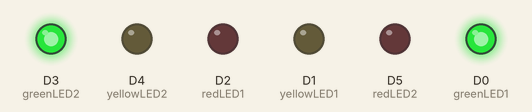
This sketch was run on a simulated ESP8266 (NodeMCU). Shown: output pins drawn as LEDs (lit = HIGH).

Above: at 0.15 s.
At 0.45 s:
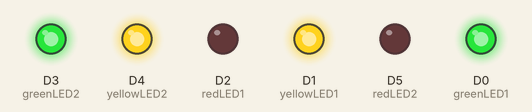
At 1.2 s:
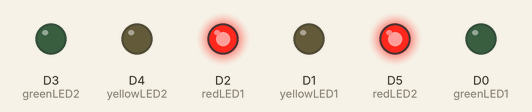
At 3.2 s:
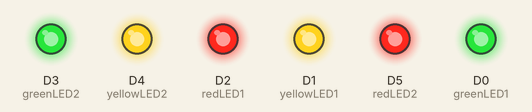
At 3.7 s:
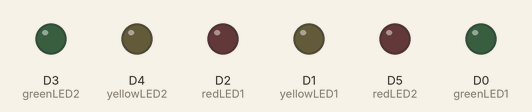
At 5.0 s:
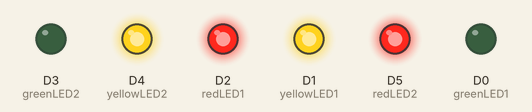
Timing chart, 0 to 5.3 s (numbered marks = the images above):
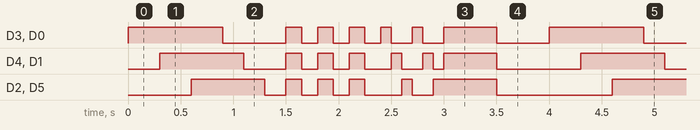

Measured:
- by itself, D3 (greenLED2), D0 (greenLED1): repeats every 4.0 s: LOW 0.60 s, 3 × (HIGH 0.15 s, LOW 0.15 s), 2 × (HIGH 0.10 s, LOW 0.20 s), HIGH 0.50 s, LOW 0.50 s, HIGH 0.90 s
- by itself, D2 (redLED1), D5 (redLED2): repeats every 4.0 s: LOW 0.20 s, 2 × (HIGH 0.15 s, LOW 0.15 s), HIGH 0.15 s, LOW 0.35 s, HIGH 0.10 s, LOW 0.20 s, HIGH 0.60 s, LOW 1.1 s, HIGH 0.70 s
- by itself, everything shown: repeats every 4.0 s, in 17 steps

The sketch:

Enam_led.ino
```cpp
const int greenLED1 = D0;
const int yellowLED1 = D1;
const int redLED1 = D2;
const int greenLED2 = D3;
const int yellowLED2 = D4;
const int redLED2 = D5;

void setup() {
  pinMode(greenLED1, OUTPUT);
  pinMode(yellowLED1, OUTPUT);
  pinMode(redLED1, OUTPUT);
  pinMode(greenLED2, OUTPUT);
  pinMode(yellowLED2, OUTPUT);
  pinMode(redLED2, OUTPUT);
}

void loop() {
  // Pola 1: Nyalakan semua LED satu per satu dengan jeda cepat
  digitalWrite(greenLED1, HIGH);
  digitalWrite(greenLED2, HIGH);
  delay(300);
  digitalWrite(yellowLED1, HIGH);
  digitalWrite(yellowLED2, HIGH);
  delay(300);
  digitalWrite(redLED1, HIGH);
  digitalWrite(redLED2, HIGH);
  delay(300);

  // Matikan semua LED satu per satu dengan jeda cepat
  digitalWrite(greenLED1, LOW);
  digitalWrite(greenLED2, LOW);
  delay(200);
  digitalWrite(yellowLED1, LOW);
  digitalWrite(yellowLED2, LOW);
  delay(200);
  digitalWrite(redLED1, LOW);
  digitalWrite(redLED2, LOW);
  delay(200);

  // Pola 2: Berkedip cepat semua LED bersamaan
  for (int i = 0; i < 3; i++) {
    digitalWrite(greenLED1, HIGH);
    digitalWrite(greenLED2, HIGH);
    digitalWrite(yellowLED1, HIGH);
    digitalWrite(yellowLED2, HIGH);
    digitalWrite(redLED1, HIGH);
    digitalWrite(redLED2, HIGH);
    delay(150);
    digitalWrite(greenLED1, LOW);
    digitalWrite(greenLED2, LOW);
    digitalWrite(yellowLED1, LOW);
    digitalWrite(yellowLED2, LOW);
    digitalWrite(redLED1, LOW);
    digitalWrite(redLED2, LOW);
    delay(150);
  }

  // Pola 3: Nyalakan LED dengan efek bergelombang
  for (int i = 0; i < 2; i++) {
    digitalWrite(greenLED1, HIGH);
    digitalWrite(greenLED2, HIGH);
    delay(100);
    digitalWrite(greenLED1, LOW);
    digitalWrite(greenLED2, LOW);
    digitalWrite(yellowLED1, HIGH);
    digitalWrite(yellowLED2, HIGH);
    delay(100);
    digitalWrite(yellowLED1, LOW);
    digitalWrite(yellowLED2, LOW);
    digitalWrite(redLED1, HIGH);
    digitalWrite(redLED2, HIGH);
    delay(100);
    digitalWrite(redLED1, LOW);
    digitalWrite(redLED2, LOW);
  }

  // Pola 4: Nyalakan dan matikan semua LED secara perlahan
  digitalWrite(greenLED1, HIGH);
  digitalWrite(greenLED2, HIGH);
  digitalWrite(yellowLED1, HIGH);
  digitalWrite(yellowLED2, HIGH);
  digitalWrite(redLED1, HIGH);
  digitalWrite(redLED2, HIGH);
  delay(500);
  digitalWrite(greenLED1, LOW);
  digitalWrite(greenLED2, LOW);
  digitalWrite(yellowLED1, LOW);
  digitalWrite(yellowLED2, LOW);
  digitalWrite(redLED1, LOW);
  digitalWrite(redLED2, LOW);
  delay(500);
}
```
